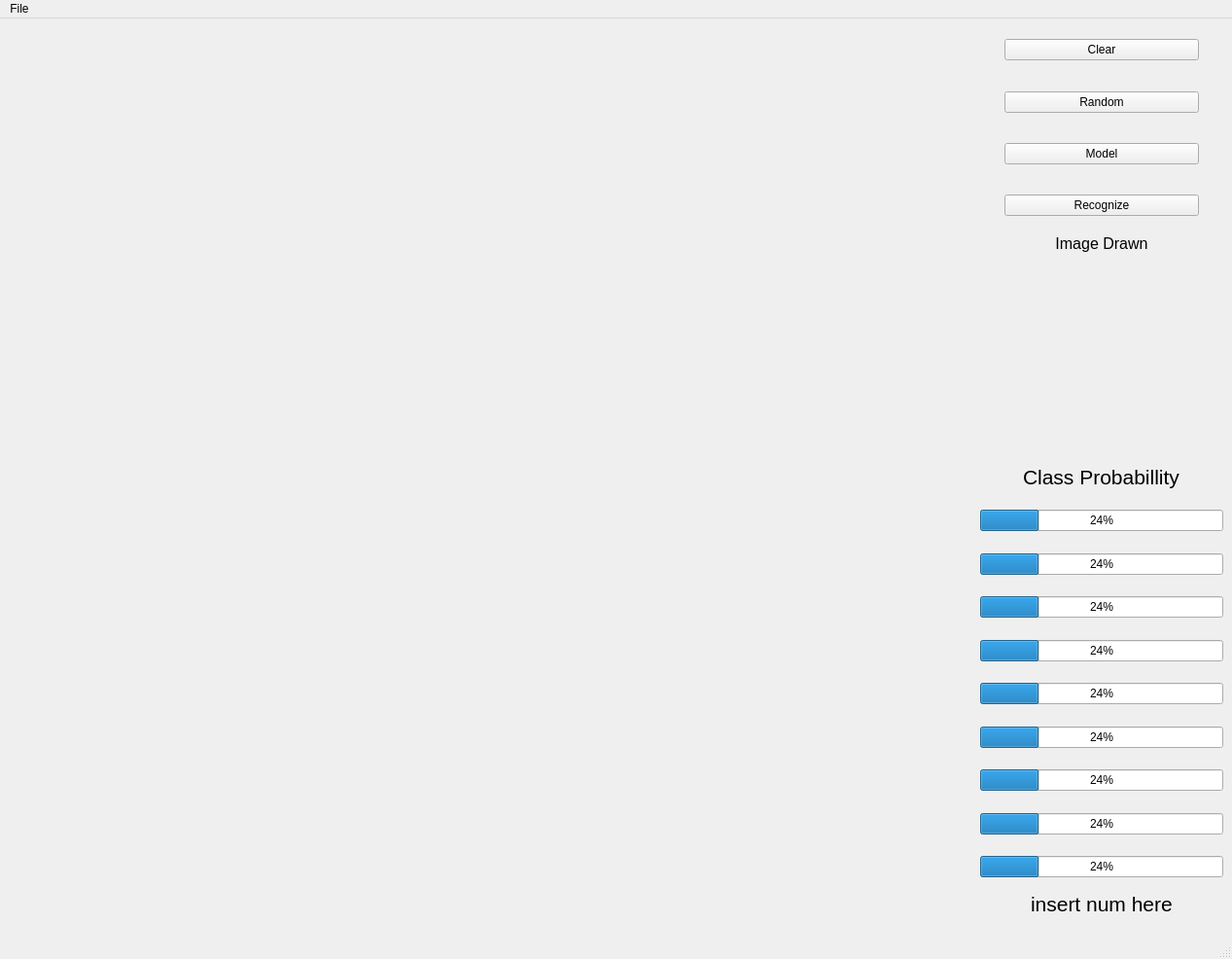
<?xml version="1.0" encoding="UTF-8"?>
<ui version="4.0">
 <class>MainWindow</class>
 <widget class="QMainWindow" name="MainWindow">
  <property name="geometry">
   <rect>
    <x>0</x>
    <y>0</y>
    <width>1267</width>
    <height>986</height>
   </rect>
  </property>
  <property name="windowTitle">
   <string>MainWindow</string>
  </property>
  <widget class="QWidget" name="centralwidget">
   <layout class="QGridLayout" name="gridLayout">
    <item row="0" column="0">
     <layout class="QHBoxLayout" name="horizontalLayout" stretch="8,2">
      <item>
       <spacer name="verticalSpacer_2">
        <property name="orientation">
         <enum>Qt::Vertical</enum>
        </property>
        <property name="sizeHint" stdset="0">
         <size>
          <width>20</width>
          <height>40</height>
         </size>
        </property>
       </spacer>
      </item>
      <item>
       <layout class="QVBoxLayout" name="verticalLayout" stretch="3,0,0,7">
        <item>
         <layout class="QVBoxLayout" name="verticalLayout_2" stretch="2,2,2,2">
          <item alignment="Qt::AlignHCenter|Qt::AlignVCenter">
           <widget class="QPushButton" name="clearBut">
            <property name="sizePolicy">
             <sizepolicy hsizetype="Maximum" vsizetype="Fixed">
              <horstretch>0</horstretch>
              <verstretch>0</verstretch>
             </sizepolicy>
            </property>
            <property name="minimumSize">
             <size>
              <width>200</width>
              <height>0</height>
             </size>
            </property>
            <property name="maximumSize">
             <size>
              <width>300</width>
              <height>16777215</height>
             </size>
            </property>
            <property name="text">
             <string>Clear</string>
            </property>
           </widget>
          </item>
          <item alignment="Qt::AlignHCenter|Qt::AlignVCenter">
           <widget class="QPushButton" name="randomBut">
            <property name="sizePolicy">
             <sizepolicy hsizetype="Maximum" vsizetype="Fixed">
              <horstretch>0</horstretch>
              <verstretch>0</verstretch>
             </sizepolicy>
            </property>
            <property name="minimumSize">
             <size>
              <width>200</width>
              <height>0</height>
             </size>
            </property>
            <property name="maximumSize">
             <size>
              <width>300</width>
              <height>16777215</height>
             </size>
            </property>
            <property name="text">
             <string>Random</string>
            </property>
           </widget>
          </item>
          <item alignment="Qt::AlignHCenter|Qt::AlignVCenter">
           <widget class="QPushButton" name="modelBut">
            <property name="sizePolicy">
             <sizepolicy hsizetype="Maximum" vsizetype="Fixed">
              <horstretch>0</horstretch>
              <verstretch>0</verstretch>
             </sizepolicy>
            </property>
            <property name="minimumSize">
             <size>
              <width>200</width>
              <height>0</height>
             </size>
            </property>
            <property name="maximumSize">
             <size>
              <width>300</width>
              <height>16777215</height>
             </size>
            </property>
            <property name="text">
             <string>Model</string>
            </property>
           </widget>
          </item>
          <item alignment="Qt::AlignHCenter|Qt::AlignVCenter">
           <widget class="QPushButton" name="recognizeBut">
            <property name="sizePolicy">
             <sizepolicy hsizetype="Maximum" vsizetype="Fixed">
              <horstretch>0</horstretch>
              <verstretch>0</verstretch>
             </sizepolicy>
            </property>
            <property name="minimumSize">
             <size>
              <width>200</width>
              <height>0</height>
             </size>
            </property>
            <property name="maximumSize">
             <size>
              <width>500</width>
              <height>16777215</height>
             </size>
            </property>
            <property name="text">
             <string>Recognize</string>
            </property>
           </widget>
          </item>
         </layout>
        </item>
        <item alignment="Qt::AlignBottom">
         <widget class="QLabel" name="DrawnDigitDisplay">
          <property name="font">
           <font>
            <pointsize>12</pointsize>
           </font>
          </property>
          <property name="frameShape">
           <enum>QFrame::NoFrame</enum>
          </property>
          <property name="text">
           <string>Image Drawn</string>
          </property>
          <property name="alignment">
           <set>Qt::AlignCenter</set>
          </property>
         </widget>
        </item>
        <item alignment="Qt::AlignHCenter|Qt::AlignVCenter">
         <widget class="QLabel" name="label">
          <property name="minimumSize">
           <size>
            <width>200</width>
            <height>200</height>
           </size>
          </property>
          <property name="maximumSize">
           <size>
            <width>200</width>
            <height>200</height>
           </size>
          </property>
          <property name="text">
           <string/>
          </property>
          <property name="pixmap">
           <pixmap>../Gitrepo/project-1-team_01/CroppedDrawnDigit.png</pixmap>
          </property>
          <property name="scaledContents">
           <bool>true</bool>
          </property>
         </widget>
        </item>
        <item>
         <layout class="QVBoxLayout" name="verticalLayout_3">
          <item alignment="Qt::AlignHCenter|Qt::AlignVCenter">
           <widget class="QLabel" name="probabillityHeaderText">
            <property name="maximumSize">
             <size>
              <width>200</width>
              <height>25</height>
             </size>
            </property>
            <property name="font">
             <font>
              <pointsize>16</pointsize>
             </font>
            </property>
            <property name="layoutDirection">
             <enum>Qt::LeftToRight</enum>
            </property>
            <property name="autoFillBackground">
             <bool>false</bool>
            </property>
            <property name="text">
             <string>Class Probabillity</string>
            </property>
           </widget>
          </item>
          <item alignment="Qt::AlignVCenter">
           <widget class="QProgressBar" name="progressBar">
            <property name="value">
             <number>24</number>
            </property>
           </widget>
          </item>
          <item alignment="Qt::AlignVCenter">
           <widget class="QProgressBar" name="progressBar_2">
            <property name="value">
             <number>24</number>
            </property>
           </widget>
          </item>
          <item alignment="Qt::AlignVCenter">
           <widget class="QProgressBar" name="progressBar_3">
            <property name="value">
             <number>24</number>
            </property>
           </widget>
          </item>
          <item alignment="Qt::AlignVCenter">
           <widget class="QProgressBar" name="progressBar_4">
            <property name="value">
             <number>24</number>
            </property>
           </widget>
          </item>
          <item alignment="Qt::AlignVCenter">
           <widget class="QProgressBar" name="progressBar_5">
            <property name="value">
             <number>24</number>
            </property>
           </widget>
          </item>
          <item alignment="Qt::AlignVCenter">
           <widget class="QProgressBar" name="progressBar_6">
            <property name="value">
             <number>24</number>
            </property>
           </widget>
          </item>
          <item alignment="Qt::AlignVCenter">
           <widget class="QProgressBar" name="progressBar_7">
            <property name="value">
             <number>24</number>
            </property>
           </widget>
          </item>
          <item alignment="Qt::AlignVCenter">
           <widget class="QProgressBar" name="progressBar_8">
            <property name="value">
             <number>24</number>
            </property>
           </widget>
          </item>
          <item alignment="Qt::AlignVCenter">
           <widget class="QProgressBar" name="progressBar_9">
            <property name="value">
             <number>24</number>
            </property>
           </widget>
          </item>
          <item alignment="Qt::AlignHCenter|Qt::AlignTop">
           <widget class="QLabel" name="mostLikelyNumText">
            <property name="maximumSize">
             <size>
              <width>300</width>
              <height>30</height>
             </size>
            </property>
            <property name="font">
             <font>
              <pointsize>16</pointsize>
             </font>
            </property>
            <property name="frameShape">
             <enum>QFrame::NoFrame</enum>
            </property>
            <property name="text">
             <string>insert num here</string>
            </property>
           </widget>
          </item>
         </layout>
        </item>
       </layout>
      </item>
     </layout>
    </item>
   </layout>
  </widget>
  <widget class="QMenuBar" name="menubar">
   <property name="geometry">
    <rect>
     <x>0</x>
     <y>0</y>
     <width>1267</width>
     <height>21</height>
    </rect>
   </property>
   <widget class="QMenu" name="menuFile">
    <property name="title">
     <string>File</string>
    </property>
    <addaction name="actionetc"/>
   </widget>
   <addaction name="menuFile"/>
  </widget>
  <widget class="QStatusBar" name="statusbar"/>
  <action name="actionetc">
   <property name="text">
    <string>etc</string>
   </property>
  </action>
 </widget>
 <resources/>
 <connections/>
</ui>
